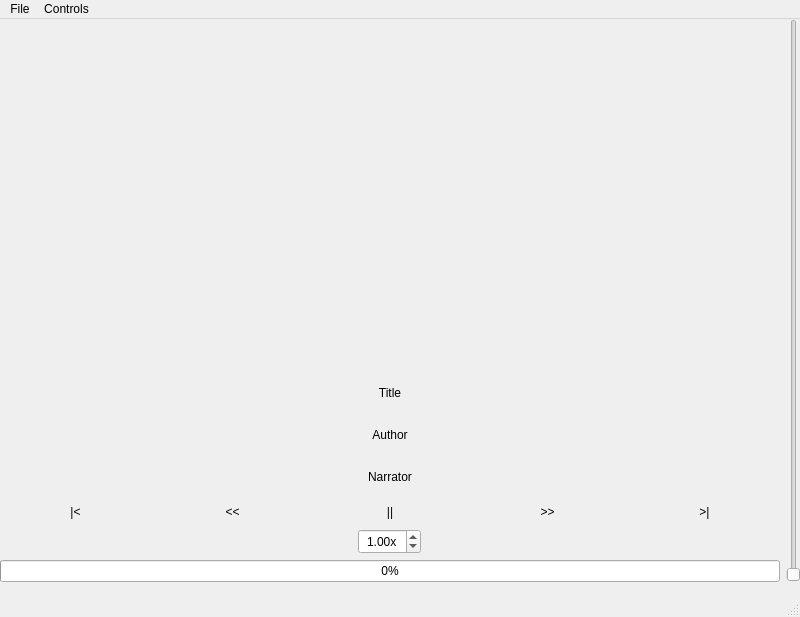
<?xml version="1.0" encoding="UTF-8"?>
<ui version="4.0">
 <class>PlayerWindow</class>
 <widget class="QMainWindow" name="PlayerWindow">
  <property name="geometry">
   <rect>
    <x>0</x>
    <y>0</y>
    <width>800</width>
    <height>617</height>
   </rect>
  </property>
  <property name="windowTitle">
   <string>SuperSonic Audiobook Player</string>
  </property>
  <widget class="QWidget" name="centralwidget">
   <widget class="QWidget" name="horizontalLayoutWidget_2">
    <property name="geometry">
     <rect>
      <x>0</x>
      <y>0</y>
      <width>801</width>
      <height>563</height>
     </rect>
    </property>
    <layout class="QHBoxLayout" name="horizontalLayout_2">
     <item>
      <layout class="QVBoxLayout" name="verticalLayout">
       <item>
        <layout class="QHBoxLayout" name="horizontalLayout_3">
         <item>
          <widget class="QLabel" name="cover">
           <property name="sizePolicy">
            <sizepolicy hsizetype="Fixed" vsizetype="Fixed">
             <horstretch>0</horstretch>
             <verstretch>0</verstretch>
            </sizepolicy>
           </property>
           <property name="minimumSize">
            <size>
             <width>0</width>
             <height>350</height>
            </size>
           </property>
           <property name="maximumSize">
            <size>
             <width>350</width>
             <height>16777215</height>
            </size>
           </property>
           <property name="text">
            <string/>
           </property>
           <property name="pixmap">
            <pixmap>../assets/defaultBookCover.png</pixmap>
           </property>
           <property name="scaledContents">
            <bool>true</bool>
           </property>
           <property name="alignment">
            <set>Qt::AlignCenter</set>
           </property>
           <property name="textInteractionFlags">
            <set>Qt::NoTextInteraction</set>
           </property>
          </widget>
         </item>
        </layout>
       </item>
       <item>
        <widget class="QLabel" name="titleLabel">
         <property name="text">
          <string>Title</string>
         </property>
         <property name="alignment">
          <set>Qt::AlignCenter</set>
         </property>
        </widget>
       </item>
       <item>
        <widget class="QLabel" name="authorLabel">
         <property name="text">
          <string>Author</string>
         </property>
         <property name="alignment">
          <set>Qt::AlignCenter</set>
         </property>
        </widget>
       </item>
       <item>
        <widget class="QLabel" name="narratorLabel">
         <property name="text">
          <string>Narrator</string>
         </property>
         <property name="alignment">
          <set>Qt::AlignCenter</set>
         </property>
        </widget>
       </item>
       <item>
        <layout class="QHBoxLayout" name="horizontalLayout">
         <item>
          <widget class="QPushButton" name="jumpBackButton">
           <property name="text">
            <string>|&lt;</string>
           </property>
           <property name="autoDefault">
            <bool>false</bool>
           </property>
           <property name="default">
            <bool>false</bool>
           </property>
           <property name="flat">
            <bool>true</bool>
           </property>
          </widget>
         </item>
         <item>
          <widget class="QPushButton" name="skipBackButton">
           <property name="text">
            <string>&lt;&lt;</string>
           </property>
           <property name="shortcut">
            <string>Left</string>
           </property>
           <property name="autoDefault">
            <bool>false</bool>
           </property>
           <property name="default">
            <bool>false</bool>
           </property>
           <property name="flat">
            <bool>true</bool>
           </property>
          </widget>
         </item>
         <item>
          <widget class="QPushButton" name="pauseButton">
           <property name="text">
            <string>||</string>
           </property>
           <property name="shortcut">
            <string>Space</string>
           </property>
           <property name="checkable">
            <bool>true</bool>
           </property>
           <property name="checked">
            <bool>false</bool>
           </property>
           <property name="autoDefault">
            <bool>false</bool>
           </property>
           <property name="default">
            <bool>false</bool>
           </property>
           <property name="flat">
            <bool>true</bool>
           </property>
          </widget>
         </item>
         <item>
          <widget class="QPushButton" name="skipForwardButton">
           <property name="text">
            <string>&gt;&gt;</string>
           </property>
           <property name="shortcut">
            <string>Right</string>
           </property>
           <property name="autoDefault">
            <bool>false</bool>
           </property>
           <property name="default">
            <bool>false</bool>
           </property>
           <property name="flat">
            <bool>true</bool>
           </property>
          </widget>
         </item>
         <item>
          <widget class="QPushButton" name="jumpForwardButton">
           <property name="text">
            <string>&gt;|</string>
           </property>
           <property name="shortcut">
            <string>Ctrl+Right</string>
           </property>
           <property name="autoDefault">
            <bool>false</bool>
           </property>
           <property name="default">
            <bool>false</bool>
           </property>
           <property name="flat">
            <bool>true</bool>
           </property>
          </widget>
         </item>
        </layout>
       </item>
       <item alignment="Qt::AlignHCenter">
        <widget class="QDoubleSpinBox" name="speedControl">
         <property name="sizePolicy">
          <sizepolicy hsizetype="MinimumExpanding" vsizetype="Fixed">
           <horstretch>0</horstretch>
           <verstretch>0</verstretch>
          </sizepolicy>
         </property>
         <property name="minimumSize">
          <size>
           <width>50</width>
           <height>25</height>
          </size>
         </property>
         <property name="maximumSize">
          <size>
           <width>16777215</width>
           <height>16777215</height>
          </size>
         </property>
         <property name="autoFillBackground">
          <bool>false</bool>
         </property>
         <property name="alignment">
          <set>Qt::AlignCenter</set>
         </property>
         <property name="suffix">
          <string>x</string>
         </property>
         <property name="minimum">
          <double>0.050000000000000</double>
         </property>
         <property name="maximum">
          <double>10.000000000000000</double>
         </property>
         <property name="singleStep">
          <double>0.050000000000000</double>
         </property>
         <property name="stepType">
          <enum>QAbstractSpinBox::AdaptiveDecimalStepType</enum>
         </property>
         <property name="value">
          <double>1.000000000000000</double>
         </property>
        </widget>
       </item>
       <item>
        <widget class="QProgressBar" name="progressBar">
         <property name="value">
          <number>0</number>
         </property>
         <property name="textVisible">
          <bool>true</bool>
         </property>
         <property name="orientation">
          <enum>Qt::Horizontal</enum>
         </property>
         <property name="invertedAppearance">
          <bool>false</bool>
         </property>
         <property name="textDirection">
          <enum>QProgressBar::TopToBottom</enum>
         </property>
         <property name="format">
          <string>%p%</string>
         </property>
        </widget>
       </item>
      </layout>
     </item>
     <item>
      <widget class="QSlider" name="volumeControl">
       <property name="maximum">
        <number>100</number>
       </property>
       <property name="orientation">
        <enum>Qt::Vertical</enum>
       </property>
      </widget>
     </item>
    </layout>
   </widget>
  </widget>
  <widget class="QMenuBar" name="menubar">
   <property name="geometry">
    <rect>
     <x>0</x>
     <y>0</y>
     <width>800</width>
     <height>30</height>
    </rect>
   </property>
   <widget class="QMenu" name="menuControls">
    <property name="title">
     <string>Controls</string>
    </property>
    <addaction name="actionPause"/>
    <addaction name="actionSkipForward"/>
    <addaction name="actionSkipBack"/>
    <addaction name="actionJumpForward"/>
    <addaction name="actionJumpBack"/>
    <addaction name="separator"/>
    <addaction name="actionVolumeUp"/>
    <addaction name="actionVolumeDown"/>
    <addaction name="actionFaster"/>
    <addaction name="actionSlower"/>
   </widget>
   <widget class="QMenu" name="menuFile">
    <property name="title">
     <string>File</string>
    </property>
    <addaction name="actionOpen"/>
    <addaction name="separator"/>
    <addaction name="actionAbout"/>
    <addaction name="separator"/>
    <addaction name="actionQuit"/>
   </widget>
   <addaction name="menuFile"/>
   <addaction name="menuControls"/>
  </widget>
  <widget class="QStatusBar" name="statusbar"/>
  <action name="actionPause">
   <property name="checkable">
    <bool>true</bool>
   </property>
   <property name="checked">
    <bool>false</bool>
   </property>
   <property name="text">
    <string>Pause/Play</string>
   </property>
   <property name="shortcut">
    <string>Space</string>
   </property>
  </action>
  <action name="actionSkipForward">
   <property name="text">
    <string>Skip Ahead</string>
   </property>
   <property name="toolTip">
    <string>Skip forward 15 seconds</string>
   </property>
   <property name="shortcut">
    <string>Right</string>
   </property>
  </action>
  <action name="actionSkipBack">
   <property name="text">
    <string>Skip Back</string>
   </property>
   <property name="toolTip">
    <string>Skip Backward </string>
   </property>
   <property name="shortcut">
    <string>Left</string>
   </property>
  </action>
  <action name="actionJumpForward">
   <property name="text">
    <string>Jump Ahead</string>
   </property>
   <property name="toolTip">
    <string>Jump forward a chapter</string>
   </property>
   <property name="shortcut">
    <string>Ctrl+Right</string>
   </property>
  </action>
  <action name="actionJumpBack">
   <property name="text">
    <string>Jump Back</string>
   </property>
   <property name="toolTip">
    <string>Jump back a chapter</string>
   </property>
   <property name="shortcut">
    <string>Ctrl+Left</string>
   </property>
  </action>
  <action name="actionOpen">
   <property name="text">
    <string>Open...</string>
   </property>
   <property name="toolTip">
    <string>Open a new audio file</string>
   </property>
   <property name="shortcut">
    <string>Ctrl+O</string>
   </property>
   <property name="autoRepeat">
    <bool>true</bool>
   </property>
  </action>
  <action name="actionVolumeUp">
   <property name="text">
    <string>Volume Up</string>
   </property>
   <property name="toolTip">
    <string>Raise the volume</string>
   </property>
   <property name="shortcut">
    <string>Up</string>
   </property>
  </action>
  <action name="actionVolumeDown">
   <property name="text">
    <string>Volume Down</string>
   </property>
   <property name="toolTip">
    <string>Lower the volume</string>
   </property>
   <property name="shortcut">
    <string>Down</string>
   </property>
  </action>
  <action name="actionFaster">
   <property name="text">
    <string>Faster</string>
   </property>
   <property name="toolTip">
    <string>Increase the playback speed</string>
   </property>
   <property name="shortcut">
    <string>Ctrl+Up</string>
   </property>
  </action>
  <action name="actionSlower">
   <property name="text">
    <string>Slower</string>
   </property>
   <property name="toolTip">
    <string>Decrease the playback speed</string>
   </property>
   <property name="shortcut">
    <string>Ctrl+Down</string>
   </property>
  </action>
  <action name="actionQuit">
   <property name="text">
    <string>Quit</string>
   </property>
   <property name="toolTip">
    <string>Close the program</string>
   </property>
  </action>
  <action name="actionAbout">
   <property name="text">
    <string>About...</string>
   </property>
   <property name="menuRole">
    <enum>QAction::AboutRole</enum>
   </property>
  </action>
 </widget>
 <resources/>
 <connections>
  <connection>
   <sender>actionPause</sender>
   <signal>toggled(bool)</signal>
   <receiver>pauseButton</receiver>
   <slot>setChecked(bool)</slot>
   <hints>
    <hint type="sourcelabel">
     <x>-1</x>
     <y>-1</y>
    </hint>
    <hint type="destinationlabel">
     <x>387</x>
     <y>494</y>
    </hint>
   </hints>
  </connection>
  <connection>
   <sender>actionQuit</sender>
   <signal>triggered()</signal>
   <receiver>PlayerWindow</receiver>
   <slot>close()</slot>
   <hints>
    <hint type="sourcelabel">
     <x>-1</x>
     <y>-1</y>
    </hint>
    <hint type="destinationlabel">
     <x>399</x>
     <y>299</y>
    </hint>
   </hints>
  </connection>
  <connection>
   <sender>pauseButton</sender>
   <signal>toggled(bool)</signal>
   <receiver>actionPause</receiver>
   <slot>setChecked(bool)</slot>
   <hints>
    <hint type="sourcelabel">
     <x>387</x>
     <y>509</y>
    </hint>
    <hint type="destinationlabel">
     <x>-1</x>
     <y>-1</y>
    </hint>
   </hints>
  </connection>
 </connections>
</ui>
